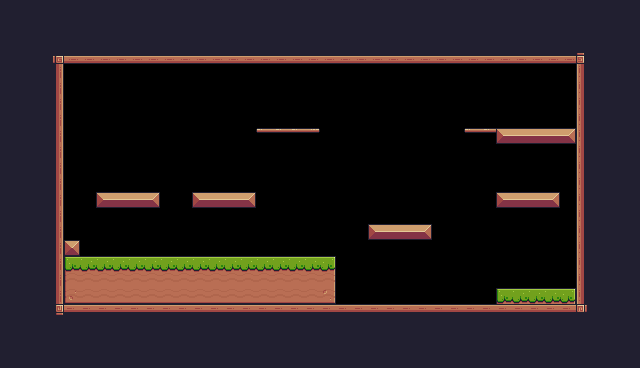

Rendered tile map (Tiled .tmx) drawn with the repository's tilesets; below, a short description and the full map source, tile grids included:
An orthogonal 40x23 tile map with 16x16 px tiles, 1 tile layer (Background) and 33 objects (15x Fruit, 2x Saw, 2x Platform, Player, Checkpoint).

<map version="1.10" tiledversion="1.11.2" orientation="orthogonal" renderorder="right-down" width="40" height="23" tilewidth="16" tileheight="16" infinite="0" nextlayerid="4" nextobjectid="54">
 <properties>
  <property name="BackgroundColor" value="Gray" />
 </properties>
 <tileset firstgid="1" source="Pixel Adventure.tsx" />
 <layer id="1" name="Background" width="40" height="23">
  <data encoding="csv">
24,24,24,24,24,24,24,24,24,24,24,24,24,24,24,24,24,24,24,24,24,24,24,24,24,24,24,24,24,24,24,24,24,24,24,24,24,24,24,24,
24,24,24,24,24,24,24,24,24,24,24,24,24,24,24,24,24,24,24,24,24,24,24,24,24,24,24,24,24,24,24,24,24,24,24,24,24,24,24,24,
24,24,24,24,24,24,24,24,24,24,24,24,24,24,24,24,24,24,24,24,24,24,24,24,24,24,24,24,24,24,24,24,24,24,24,24,24,24,24,24,
24,24,24,92,134,134,134,134,134,134,134,134,134,134,134,134,134,134,134,134,134,134,134,134,134,134,134,134,134,134,134,134,134,134,134,134,93,24,24,24,
24,24,24,113,0,0,0,0,0,0,0,0,0,0,0,0,0,0,0,0,0,0,0,0,0,0,0,0,0,0,0,0,0,0,0,0,111,24,24,24,
24,24,24,113,0,0,0,0,0,0,0,0,0,0,0,0,0,0,0,0,0,0,0,0,0,0,0,0,0,0,0,0,0,0,0,0,111,24,24,24,
24,24,24,113,0,0,0,0,0,0,0,0,0,0,0,0,0,0,0,0,0,0,0,0,0,0,0,0,0,0,0,0,0,0,0,0,111,24,24,24,
24,24,24,113,0,0,0,0,0,0,0,0,0,0,0,0,0,0,0,0,0,0,0,0,0,0,0,0,0,0,0,0,0,0,0,0,111,24,24,24,
24,24,24,113,0,0,0,0,0,0,0,0,0,0,0,0,40,41,41,42,0,0,0,0,0,0,0,0,0,40,41,13,14,14,14,15,111,24,24,24,
24,24,24,113,0,0,0,0,0,0,0,0,0,0,0,0,0,0,0,0,0,0,0,0,0,0,0,0,0,0,0,0,0,0,0,0,111,24,24,24,
24,24,24,113,0,0,0,0,0,0,0,0,0,0,0,0,0,0,0,0,0,0,0,0,0,0,0,0,0,0,0,0,0,0,0,0,111,24,24,24,
24,24,24,113,0,0,0,0,0,0,0,0,0,0,0,0,0,0,0,0,0,0,0,0,0,0,0,0,0,0,0,0,0,0,0,0,111,24,24,24,
24,24,24,113,0,0,13,14,14,15,0,0,13,14,14,15,0,0,0,0,0,0,0,0,0,0,0,0,0,0,0,13,14,14,15,0,111,24,24,24,
24,24,24,113,0,0,0,0,0,0,0,0,0,0,0,0,0,0,0,0,0,0,0,0,0,0,0,0,0,0,0,0,0,0,0,0,111,24,24,24,
24,24,24,113,0,0,0,0,0,0,0,0,0,0,0,0,0,0,0,0,0,0,0,13,14,14,15,0,0,0,0,0,0,0,0,0,111,24,24,24,
24,24,24,113,35,0,0,0,0,0,0,0,0,0,0,0,0,0,0,0,0,0,0,0,0,0,0,0,0,0,0,0,0,0,0,0,111,24,24,24,
24,24,24,113,7,8,8,8,8,8,8,8,8,8,8,8,8,8,8,8,9,0,0,0,0,0,0,0,0,0,0,0,0,0,0,0,111,24,24,24,
24,24,24,113,29,30,30,30,30,30,30,30,30,30,30,30,30,30,30,30,31,0,0,0,0,0,0,0,0,0,0,0,0,0,0,0,111,24,24,24,
24,24,24,113,51,52,52,52,52,52,52,52,52,52,52,52,52,52,52,52,53,0,0,0,0,0,0,0,0,0,0,7,8,8,8,9,111,24,24,24,
24,24,24,114,90,90,90,90,90,90,90,90,90,90,90,90,90,90,90,90,90,90,90,90,90,90,90,90,90,90,90,90,90,90,90,90,115,24,24,24,
24,24,24,24,24,24,24,24,24,24,24,24,24,24,24,24,24,24,24,24,24,24,24,24,24,24,24,24,24,24,24,24,24,24,24,24,24,24,24,24,
24,24,24,24,24,24,24,24,24,24,24,24,24,24,24,24,24,24,24,24,24,24,24,24,24,24,24,24,24,24,24,24,24,24,24,24,24,24,24,24,
24,24,24,24,24,24,24,24,24,24,24,24,24,24,24,24,24,24,24,24,24,24,24,24,24,24,24,24,24,24,24,24,24,24,24,24,24,24,24,24
</data>
 </layer>
 <objectgroup id="2" name="Spawnpoints">
  <object id="3" name="Player" type="Player" x="544" y="256" width="32" height="32">
   <properties>
    <property name="startDir" type="int" value="-1" />
   </properties>
  </object>
  <object id="53" name="Checkpoint" type="Checkpoint" x="512" y="64" width="64" height="64">
   <properties>
    <property name="startDir" type="int" value="-1" />
   </properties>
  </object>
  <object id="48" name="Saw" type="Saw" x="336" y="112" width="32" height="32">
   <properties>
    <property name="isVertical" type="bool" value="true" />
    <property name="offNeg" type="float" value="3" />
    <property name="offPos" type="float" value="4" />
   </properties>
  </object>
  <object id="49" name="Saw" type="Saw" x="384" y="288" width="32" height="32">
   <properties>
    <property name="isVertical" type="bool" value="false" />
    <property name="offNeg" type="float" value="3" />
    <property name="offPos" type="float" value="4" />
   </properties>
  </object>
  <object id="30" name="Cherries" type="Fruit" x="96" y="160" width="32" height="32" />
  <object id="37" name="Cherries" type="Fruit" x="112" y="144" width="32" height="32" />
  <object id="36" name="Cherries" type="Fruit" x="128" y="160" width="32" height="32" />
  <object id="31" name="Kiwi" type="Fruit" x="256" y="96" width="32" height="32" />
  <object id="38" name="Kiwi" type="Fruit" x="288" y="96" width="32" height="32" />
  <object id="39" name="Kiwi" type="Fruit" x="272" y="80" width="32" height="32" />
  <object id="32" name="Orange" type="Fruit" x="192" y="160" width="32" height="32" />
  <object id="41" name="Orange" type="Fruit" x="208" y="144" width="32" height="32" />
  <object id="40" name="Orange" type="Fruit" x="224" y="160" width="32" height="32" />
  <object id="33" name="Strawberry" type="Fruit" x="400" y="192" width="32" height="32" />
  <object id="43" name="Strawberry" type="Fruit" x="384" y="176" width="32" height="32" />
  <object id="42" name="Strawberry" type="Fruit" x="368" y="192" width="32" height="32" />
  <object id="35" name="Apple" type="Fruit" x="496" y="160" width="32" height="32" />
  <object id="44" name="Apple" type="Fruit" x="528" y="160" width="32" height="32" />
  <object id="45" name="Apple" type="Fruit" x="512" y="144" width="32" height="32" />
 </objectgroup>
 <objectgroup id="3" name="Collisions">
  <object id="5" x="48" y="48" width="16" height="272" />
  <object id="8" x="48" y="304" width="544" height="16" />
  <object id="10" x="576" y="48" width="16" height="272" />
  <object id="13" x="48" y="48" width="544" height="16" />
  <object id="14" x="64" y="256" width="272" height="48" />
  <object id="52" x="496" y="288" width="80" height="16" />
  <object id="16" x="64" y="240" width="16" height="16" />
  <object id="18" x="96" y="192" width="64" height="16" />
  <object id="19" x="192" y="192" width="64" height="16" />
  <object id="20" x="496" y="192" width="64" height="16" />
  <object id="50" x="496" y="128" width="80" height="16" />
  <object id="21" x="368" y="224" width="64" height="16" />
  <object id="25" type="Platform" x="256" y="128" width="64" height="16" />
  <object id="51" type="Platform" x="464" y="128" width="32" height="16" />
 </objectgroup>
</map>
